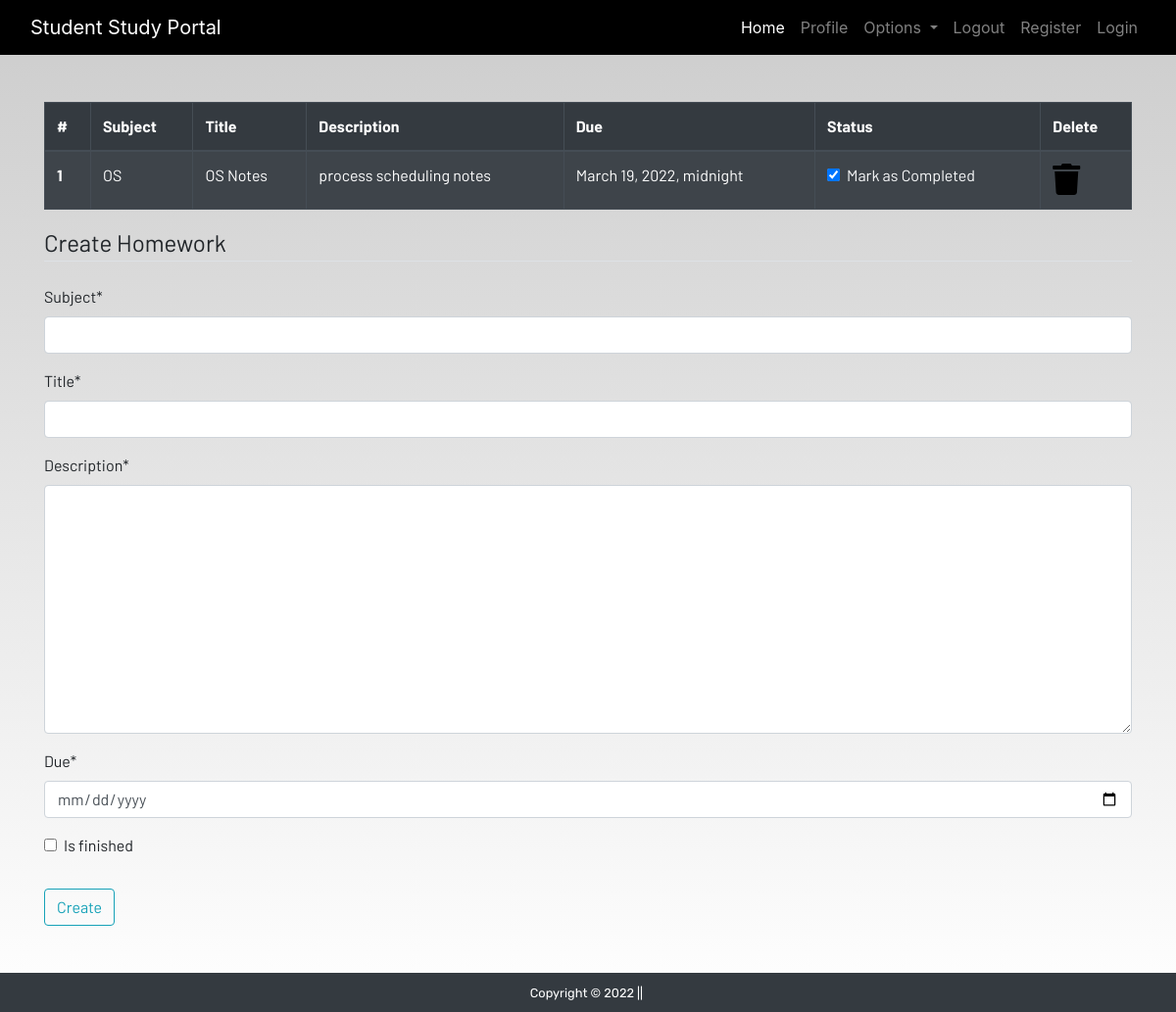
The app's page /homework (signed in), older data.
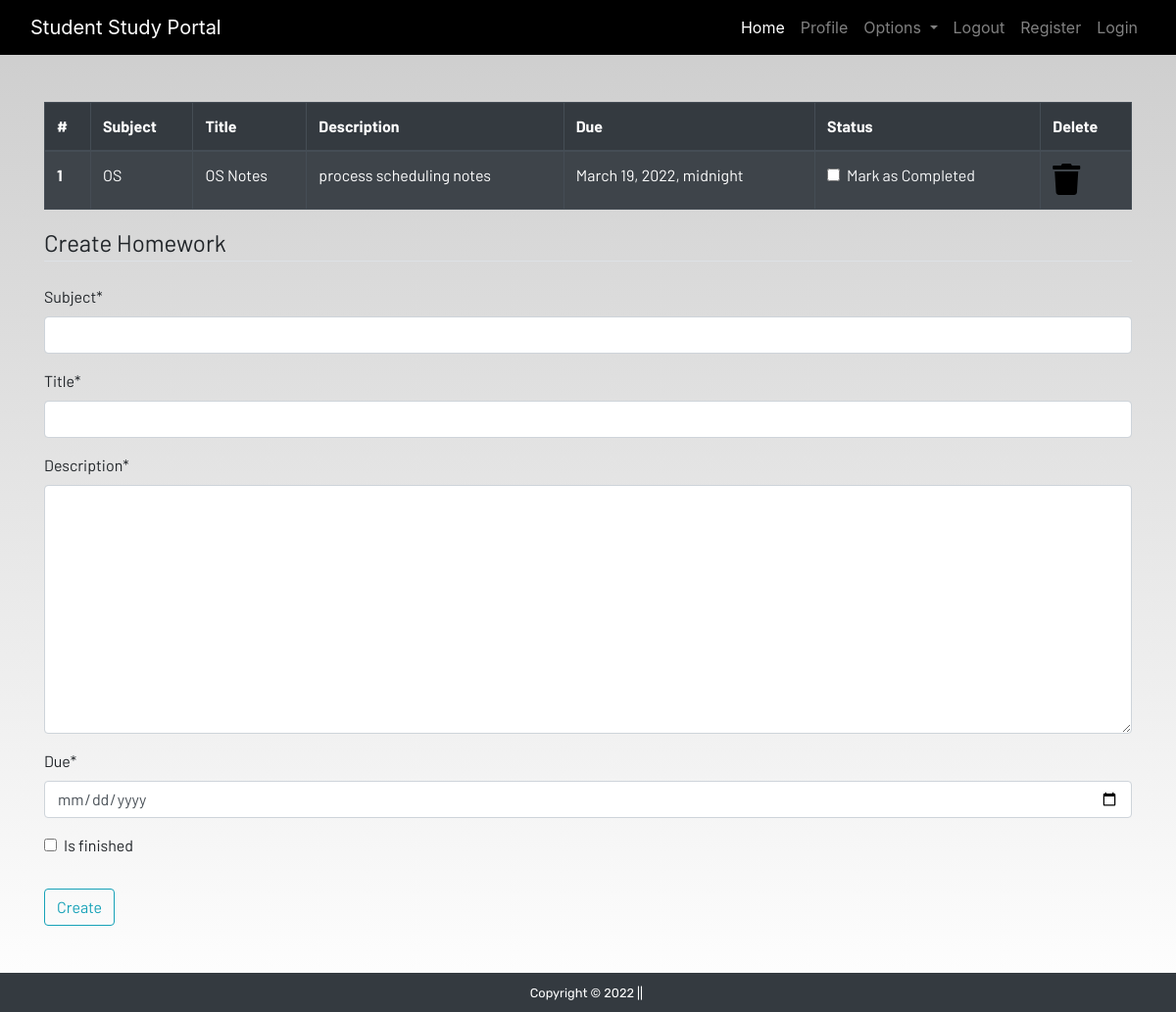
The same page, newer data.
### dashboard/models.py (models this page shows, shortened)
class Homework(models.Model):
    user = models.ForeignKey(User, on_delete=models.CASCADE)
    subject = models.CharField(max_length=50)
    title = models.CharField(max_length=100)
    description = models.TextField()
    due = models.DateTimeField()
    is_finished = models.BooleanField(default=False)

### dashboard/views.py (the view)
# urls.py: path('homework', views.homework, name='homework'),
def homework(request):
    if request.method == 'POST':
        form = HomeworkForm(request.POST)
        if form.is_valid:
            try:
                finished = request.POST['is_finished']
                if finished == 'on':
                    finished = True
                else:
                    finished = False
            except:
                finished = False
            homeworks = Homework(
                user = request.user,
                subject = request.POST['subject'],
                title = request.POST['title'],
                description = request.POST['description'],
                due = request.POST['due'],
                is_finished = finished
            )
            homeworks.save()
            messages.success(request, f'Homework added from {request.user.username}!!')
    else:
            form = HomeworkForm()
    homework = Homework.objects.filter(user=request.user)
    if len(homework) == 0:
        homework_done = True
    else:
        homework_done = False
    context = {'homeworks':homework, 'homeworks_done':homework_done, 'form':form}
    return render(request, 'dashboard/homework.html', context)

### dashboard/forms.py
class HomeworkForm(forms.ModelForm):
    class Meta:
        model = Homework
        widgets = {'due': DateInput()}
        fields = ['subject', 'title', 'description', 'due', 'is_finished']

### dashboard/templates/dashboard/homework.html (shortened to what this page needs)
{% extends 'dashboard/base.html' %}
{% load static %}
{% load crispy_forms_tags %}
{% block content %}
<div class="container">
    {% if not homework_done %}
    <table class="table table-striped table-bordered table-hover table-dark">
        <thead>
            <tr>
                <th scope="col">#</th>
                <th scope="col">Subject</th>
                <th scope="col">Title</th>
                <th scope="col">Description</th>
                <th scope="col">Due</th>
                <th scope="col">Status</th>
                <th scope="col">Delete</th>
            </tr>
        </thead>
        <tbody>
            {% for homework in homeworks %}
            <tr>
                <th scope="row">{{forloop.counter}}</th>
                <td>{{homework.subject}}</td>
                <td>{{homework.title}}</td>
                <td>{{homework.description}}</td>
                <td>{{homework.due}}</td>
                <td>
                    <a href="{% url 'update-homework' homework.id %}">
                        <div class="form-check">
                            {% if homework.is_finished == True %}
                            <input class="form-check-input" type="checkbox" value="" checked>
                            {% else %}
                            <input class="form-check-input" type="checkbox" value="">
                            {% endif %}
                            <label class="form-check-label text-light" for="flexCheckDefault">
                                Mark as Completed
                            </label>
                        </div>
                    </a>
                </td>
                <td><a href="{% url 'delete-homework' homework.id %}"><i class="fa fa-trash fa-2x"></i></a></td>
            </tr>
            {% endfor %}
        </tbody>
    </table>
    {% else %}
    <h4>All homeworks are completed!! Create to have more!!</h4>
{% endif %}
</div>
<div class=" container">
    <form method="POST">
        <fieldset class="form-group">
            <legend class="border-bottom mb-4">Create Homework</legend>
            {{form|crispy}}
        </fieldset>
        <div class="form-group">
            <button href="" class="btn btn-outline-info" type="submit">
                Create
            </button>
        </div>
    </form>
</div>
{% endblock content %}

Row changes from the older to the newer data that the page shows:
changed Homework "OS": value "☑" → "☐"
